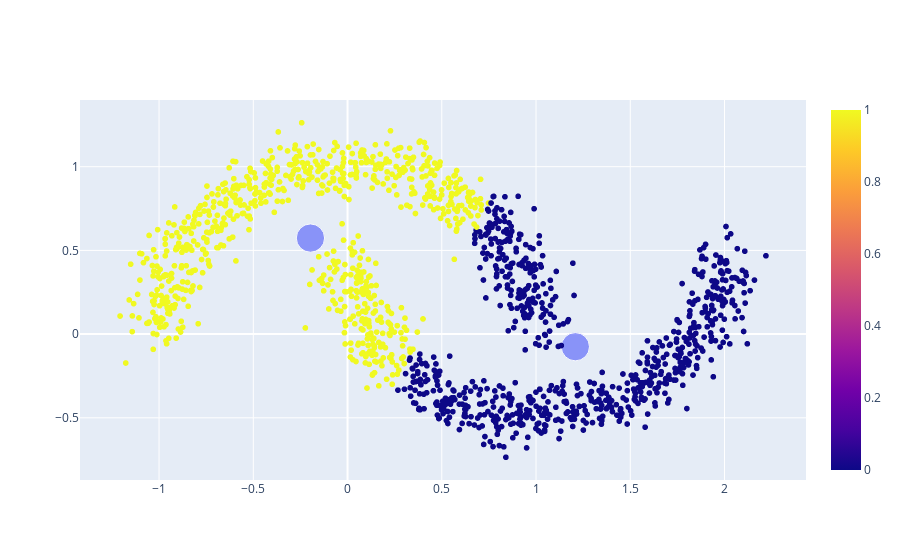

The notebook cell this image was saved under:
### Code cell
# Visualização dos resultados do K-Means, incluindo os centroides.
# centroides_kmeans: Coordenadas dos centroides de cada cluster encontrados pelo K-Means.
# grafico_kmeans1: Gráfico de dispersão dos pontos, coloridos pelos rótulos do K-Means.
# grafico_kmeans2: Gráfico de dispersão dos centroides, com tamanho maior para destaque.
# grafico_kmeans3: Combina os dois gráficos anteriores em uma única figura interativa.
#                  Isso permite ver os clusters e seus respectivos centros juntos.
centroides_kmeans = kmeans.cluster_centers_
grafico_kmeans1 = px.scatter(x= X_random[:,0], y= X_random[:,1], color= rotulos_kmeans)
grafico_kmeans2 = px.scatter(x= centroides_kmeans[:,0], y= centroides_kmeans[:,1], size= [2,2])
grafico_kmeans3 = go.Figure(data= grafico_kmeans1.data + grafico_kmeans2.data)
grafico_kmeans3.show()
grafico_kmeans3.write_image("images/kmeans_clusters_and_centroids.png")

### Figure 1 — Plotly figure (JSON) as saved in the notebook; plotly's stock layout.template omitted (floating-point values rounded to 4 significant figures; data arrays with more than 128 entries replaced by an {"elided": "..."} marker saying what was removed)
{"data": [{"hovertemplate": "x=%{x}<br>y=%{y}<br>color=%{marker.color}<extra></extra>", "legendgroup": "", "marker": {"color": {"elided": "1500 int values"}, "coloraxis": "coloraxis", "symbol": "circle"}, "mode": "markers", "name": "", "showlegend": false, "type": "scattergl", "x": {"elided": "1500 float values"}, "xaxis": "x", "y": {"elided": "1500 float values"}, "yaxis": "y"}, {"hovertemplate": "x=%{x}<br>y=%{y}<br>size=%{marker.size}<extra></extra>", "legendgroup": "", "marker": {"color": "#636efa", "size": [2, 2], "sizemode": "area", "sizeref": 0.005, "symbol": "circle"}, "mode": "markers", "name": "", "orientation": "v", "showlegend": false, "type": "scatter", "x": [1.209, -0.1968], "xaxis": "x", "y": [-0.07528, 0.5737], "yaxis": "y"}], "layout": {}}
